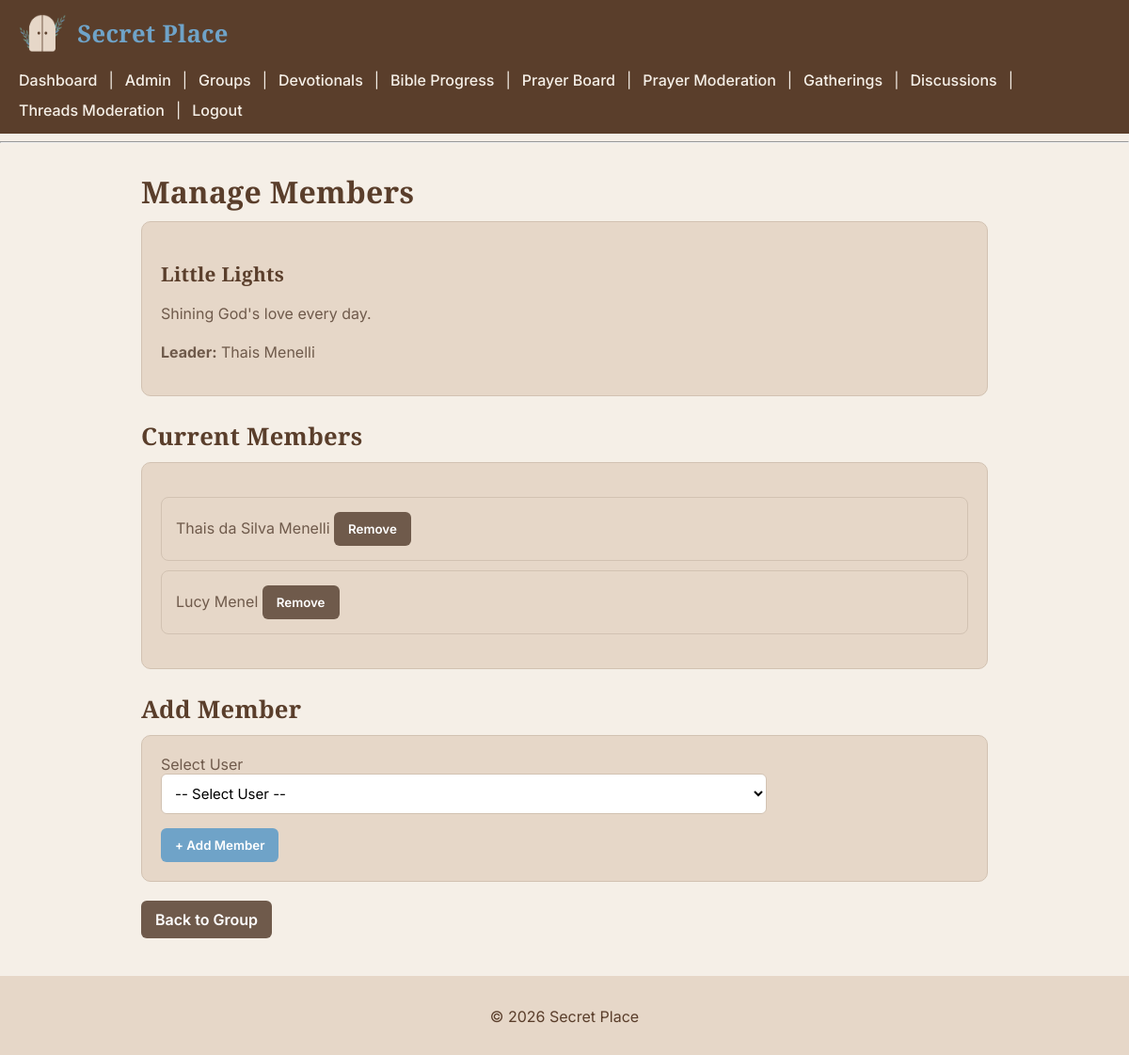
Page /groups/2/manage-members (signed in) on the committed database.
### tables this page shows
CREATE TABLE groups (
    id INTEGER PRIMARY KEY AUTOINCREMENT,
    group_name TEXT NOT NULL,
    description TEXT,
    leader_id INTEGER,
    FOREIGN KEY(leader_id) REFERENCES users(id)
);

CREATE TABLE users (
    id INTEGER PRIMARY KEY AUTOINCREMENT,
    name TEXT NOT NULL,
    email TEXT UNIQUE NOT NULL,
    password TEXT NOT NULL,
    role TEXT DEFAULT 'member'
, is_active INTEGER DEFAULT 1);

### routes/groups.py (the view)
@groups_bp.route('/<int:group_id>/manage-members')
def manage_group_members(group_id):
    user_id = session.get('user_id')
    user_role = session.get('user_role')
    if not user_id:
        return redirect(url_for('auth.login'))
    if not can_manage_group(user_id, user_role, group_id):
        flash("You do not have permission to manage this group.", "danger")
        return redirect(url_for('groups.list_groups'))
    group = get_group_by_id(group_id)
    members = get_group_members(group_id)
    available_users = get_users_not_in_group(group_id)
    return render_template(
        'manage_group_members.html',
        group=group,
        members=members,
        available_users=available_users
    )

### sqlite_db.py (called while the page is built, shortened)
def connect_db():
    return sqlite3.connect(Config.DATABASE)

def get_group_members(group_id):
    conn = connect_db()
    cursor = conn.cursor()
    cursor.execute(
        """
        SELECT u.id, u.name
        FROM users u
        JOIN group_members gm ON gm.user_id = u.id
        WHERE gm.group_id = ?
        AND u.is_active = 1
        """,
        (group_id,)
    )
    members = cursor.fetchall()
    conn.close()
    return members

def get_group_by_id(group_id):
    conn = connect_db()
    cursor = conn.cursor()
    cursor.execute(
        """
        SELECT g.id, g.group_name, g.description, g.leader_id, u.name
        FROM groups g
        LEFT JOIN users u ON g.leader_id = u.id
        WHERE g.id = ?
        """,
        (group_id,)
    )
    group = cursor.fetchone()
    conn.close()
    return group

def can_manage_group(user_id, user_role, group_id):
    if user_role == "admin":
        return True

def get_users_not_in_group(group_id):
    conn = connect_db()
    cursor = conn.cursor()
    cursor.execute(
        """
        SELECT id, name, email, role
        FROM users
        WHERE is_active = 1
        AND id NOT IN (
            SELECT user_id
            FROM group_members
            WHERE group_id = ?
        )
        ORDER BY name ASC
        """,
        (group_id,)
    )
    users = cursor.fetchall()
    conn.close()
    return users

### templates/manage_group_members.html (shortened to what this page needs)
{% extends "layout.html" %}
{% block content %}
<h1>Manage Members</h1>
<div class="card mb-4">
    <h3>{{ group[1] }}</h3>
    <p>{{ group[2] }}</p>
    <p><strong>Leader:</strong> {{ group[4] }}</p>
</div>
<h2>Current Members</h2>
{% if members %}
    <div class="card mb-4">
        <ul>
            {% for m in members %}
                <li>
                    {{ m[1] }}
                    <form method="POST"
                          action="{{ url_for('groups.remove_member_from_group', group_id=group[0], member_id=m[0]) }}"
                          style="display:inline;">
                        <button type="submit" class="btn btn-secondary">
                            Remove
                        </button>
                    </form>
                </li>
            {% endfor %}
        </ul>
    </div>
{% else %}
    <p>No members in this group yet.</p>
{% endif %}
<h2>Add Member</h2>
<div class="card mb-4">
    {% if available_users %}
        <form method="POST" action="{{ url_for('groups.add_member_to_group', group_id=group[0]) }}">
            <label for="user_id">Select User</label>
            <select name="user_id" id="user_id" class="form-control" required>
                <option value="">-- Select User --</option>
            </select>
            <button type="submit" class="btn btn-primary mt-3">
                + Add Member
            </button>
        </form>
    {% else %}
        <p>All users are already members of this group.</p>
    {% endif %}
</div>
<a href="{{ url_for('groups.group_detail', group_id=group[0]) }}" class="btn btn-secondary">
    Back to Group
</a>
{% endblock %}

### static/css/styles.css (style rules this page uses)
body { font-family: 'Inter', sans-serif; background-color: #f5efe7; color: #6f5a4b; margin: 0; padding: 0; }
h1, h2, h3, h4, h5, h6 { font-family: 'Playfair Display', serif; color: #5a3e2b; font-weight: 700; letter-spacing: 0.3px; margin-bottom: 10px; }
h1 { font-size: 2rem; margin-bottom: 10px; }
h2 { font-size: 1.6rem; margin-bottom: 10px; }
h3 { font-size: 1.3rem; margin-bottom: 8px; }
p { line-height: 1.6; margin-bottom: 12px; }
section, h2 { margin-top: 25px; }
.card { background-color: #e6d7c8; padding: 20px; border-radius: 10px; margin-bottom: 20px; border: 1px solid #d2c2b2; }
.card form { display: inline-block; }
a { color: #6fa3c8; }
button, .button, .btn { font-family: 'Inter', sans-serif; font-weight: 600; background-color: #6fa3c8; color: white; border: none; padding: 10px 15px; text-decoration: none; cursor: pointer; border-radius: 6px; display: inline-block; transition: all 0.2s ease; }
input, textarea, select { font-family: 'Inter', sans-serif; font-size: 15px; width: 100%; padding: 10px; margin-bottom: 15px; border-radius: 6px; border: 1px solid #d2c2b2; background-color: white; }
ul { list-style-type: none; padding-left: 0; }
ul li { background-color: #e6d7c8; margin-bottom: 10px; padding: 15px; border-radius: 8px; border: 1px solid #d2c2b2; }
.btn-secondary { background-color: #6f5a4b; }

### rows in the picture
groups: group_name "Little Lights", description "Shining God's love every day."
users: name "Thais Menelli"
users: name "Thais da Silva Menelli"
users: name "Lucy Menel"
